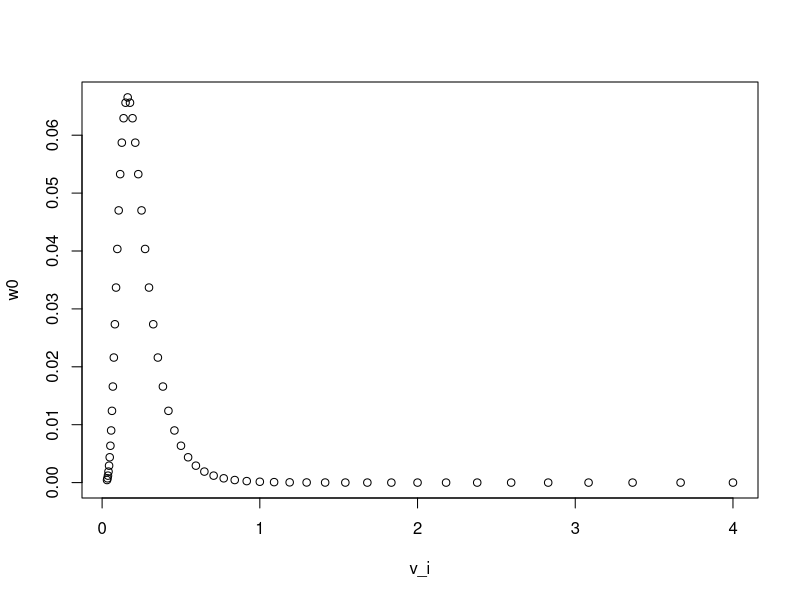

R code for this plot: (Note: this script raises an error after producing the figure.)
## ---- chunk 1
# background cleaning 
rm(list = ls())


library(reshape2)
library(ggplot2)

# bin size 
m <- 57  # 57 size classes 
hours <- 24

#minimum cell volume 
v_min <- 2^(-5)
delta_v <- 0.125 #spacing between size classes 
size_index <- 1:m 
v_i <- v_min * 2^((size_index - 1) * delta_v) #  this vector contains cell volume for actual size classes i = 1,2,3,....,57 .

# True parameters (from Sosik)
gamma_max_true <- 0.20 # max growth fraction 
delta_max_true <- 0.03 # max division fraction 
E_star_true <- 500 # Light intensity 
a_true <- 2 # it controls the size where divisions becomes likely 
b_true <- 2 # ut controls how sharply division increases with cell size 



# Light function - Light level at time t 
# This function helps us create the mock model 

E_t <- function(t) {
  1000 * max(0, sin(2*pi * t / 24))
}

# Growth function - eq 14. sosik 
gamma_t <- function(t, gamma_max, E_star) {
  gamma_max * (1 - exp(-E_t(t) / E_star))
}

# Division function eq 13. sosik
delta_i_t <- function(t, delta_max, a, b) {
  
  if (t < 6) { #t_d = 6 , before hour 6 the probability of division is 0.
    return(rep(0, m))
  }
  
  delta_i <- delta_max * ((a * v_i)^b / (1 + (a * v_i)^b))
  return(delta_i)
}


  # Creating Matrix A(t)

matrix_A <- function(t, gamma_max, delta_max, E_star, a, b) {  # these are some parameters 
  
  A <- matrix(0, nrow = m, ncol = m)

# creating gemma and delta ( growth and division fucntions
  gamma <- gamma_t(t, gamma_max, E_star)
  delta_i <- delta_i_t(t, delta_max, a, b)

  # defining j from sosik eq 10
  j <- 1 + (1 / delta_v)
  
  # Growth - sub diagonal to A corresponding to growth 
  for (i in 1:(m - 1)) {
    A[i + 1, i] <- gamma * (1 - delta_i[i])
  }
  
   A[m, m] <- A[m, m] + gamma * (1 - delta_i[m])
  
  #  First row of A corresponding to Division
  for (i in 2:(j - 1)) {
    A[1, i] <- A[1, i] + 2 * delta_i[i]
  }

# upper diagonal of A corresponding to division 
  for (i in j:m) {
    smaller_class <- i + 1 - j
    A[smaller_class, i] <- A[smaller_class, i] + 2 * delta_i[i]
  }

# element of A corresponding to smallest size class 
  # Stasis
  A[1, 1] <- A[1, 1] + ((1 - gamma) * (1 - delta_i[1])) + 2 * delta_i[1]

#diagonal of A corresponding to stasis 
  for (i in 2:m) {
    A[i, i] <- A[i, i] + (1 - gamma) * (1 - delta_i[i])
  }
 A[m, m] <- A[m, m] + (1 - delta_i[m])
  
  return(A)
}


# Matrix B(t) - hourly projection matrix - 6 A matrices are multiplied together on the left side .
# 1 hour = 6 ten-minute A matrices


matrix_B <- function(t, gamma_max, delta_max, E_star, a, b, dt = 1/6) {
  
  B <- diag(m)        # creates 57X57 identity matrix - we need it because we will do matrix multiplication.                           
  n_steps <- 1 / dt   # sub steps 
  
  for (k in 0:(n_steps - 1)) {            # for k in 0:5, run the code inside the loop 6 times 
    
    time_now <- t + k * dt   # compute current time 
    
    A_k <- matrix_A(   # every loop iteration produces a new matrix 
      t = time_now,
      gamma_max = gamma_max,
      delta_max = delta_max,
      E_star = E_star,
      a = a,
      b = b
    )
    
    B <- A_k %*% B         #B = A_3 %*% A_2 %*% A_1 , initially B = I , B = A_0 %*% I
  }
  
  return(B)  
}


# Initial distribution w(0) - dnorm makes a bell shaped distribution centrered around size class 20, then normalizes it.

w0 <- dnorm(size_index, mean = 20, sd= 6) 
w0 <- w0 / sum(w0)
plot(v_i,w0)  # initial distribution against cell volume 

# true model distribution

W_true <- matrix(0, nrow = hours, ncol = m)   # creates 24x57 matrix , each row is hour and each column is one size class.
W_true[1, ] <- w0 # puts the initial distribution into the first row - row one is hour 0.

for (t in 1:(hours - 1)) {      # this loop takes the model forward one hour at a time.
  
  B_t <- matrix_B(              # builds hourly matrix using true parameter values
    t = t,
    gamma_max = gamma_max_true,
    delta_max = delta_max_true,
    E_star = E_star_true,
    a = a_true,
    b = b_true
  )
  
  W_true[t + 1, ] <- B_t %*% W_true[t, ] #w(t+1) = B(t) w(t)    # projects the distribution by one hour. 
  W_true[t + 1, ] <- W_true[t + 1, ] / sum(W_true[t + 1, ])     # normalizes it 
}

# Generate fake observation data 
set.seed(123)                                                    # random sampling  

N <- 1000000 #create fake observation                            # number of cell sampled at each hour which is 1000000
Counts <- matrix(0, nrow = hours, ncol = m)                      # create a matrix to store the sampled counts.

for (t in 1:hours) {                                             # loops through each hour. 
  Counts[t, ] <- rmultinom(
    n = 1,
    size = N,
    prob = W_true[t, ]
  )
}

# W_obs is the fake observed size distritbution with sampling noise.
W_obs <- Counts / rowSums(Counts) # normalization 

# Model for guessed parameters
#this function takes a guess parameter and produces predicted size distribution over 24 hour. 

guess_model <- function(params,W) {     # params = c(gamma_max, delta_max, E_star, a, b), it's a vector 
  
  gamma_max <- params[1]  # providing positions to each parameters
  delta_max <- params[2]
  E_star <- params[3]
  a <- params[4]
  b <- params[5]
  
  W_pred <- matrix(0, nrow = hours, ncol = m)   # creating and empty matrix to store model predicted distribution 
  W_pred[1, ] <- W[1,]                          # use the first distribution supplied to the function as initial condition 
                                                # This distribution becomes the starting point for all future prediction 
  
  for (t in 1:(hours - 1)) {                    # moving the model forward one hour at a time.
    
    B_t <- matrix_B(                            # one hour transition matrix using the guess parameters.
      t = t,
      gamma_max = gamma_max,
      delta_max = delta_max,
      E_star = E_star,
      a = a,
      b = b
    )

# project the distribution forward by one hour 

    W_pred[t + 1, ] <- B_t %*% W[t, ] #next step distribution # W(t+1) = B(t)w(t)
    W_pred[t + 1, ] <- W_pred[t + 1, ] / sum(W_pred[t + 1, ])
  }
  
  return(W_pred)
}


# Objective function - measures how well a guessed parameter set can reproduce the observed size distribution. 


objective_function <- function(params,W) { # finds out how bad the guess is 
  
  gamma_max <- params[1]  # providing positions for the parameters, basically extracting the parameters
  delta_max <- params[2]
  E_star <- params[3]
  a <- params[4]
  b <- params[5]
  
  if (gamma_max < 0 || gamma_max > 0.5 ||  # providing ranges of values, if the values excceed ranges then it'll return a penalty value
      delta_max < 0 || delta_max > 0.5 ||
      E_star <= 0 ||
      a <= 0 ||
      b <= 0) {
    return(1e10)
  }

# using guess parameters to generate predicted distribution

  W_pred <- guess_model(params, W)
  error <- sum((W - W_pred)^2) # observed and predicted distributions.
  
  return(error)
}

# Fit parameters 


initial_guess <- c(0.20, 0.03, 500, 2, 2)

fit <- optim(                                             # objective function as small as possible 
  par = initial_guess,
  fn = objective_function,
  W = W_obs,
  method = "L-BFGS-B",                                    #allows lower and upper bounds.
  lower = c(0, 0, 100, 0.1, 0.1),
  upper = c(0.5, 0.15, 5000, 30, 10)
)

estimated_params <- fit$par #saves the best parameters found by optim.



results <- data.frame(
  Parameter = c("gamma_max", "delta_max", "E_star", "a", "b"),
  True = c(gamma_max_true, delta_max_true, E_star_true, a_true, b_true),
  Estimated = estimated_params
)

print(results) 

# Heatmap function

plot_heatmap <- function(W, title_name) {
  
  df <- melt(W)
  colnames(df) <- c("Hour", "SizeClass", "Proportion")
  
  df$Hour <- df$Hour - 1
  df$CellVolume <- v_i[df$SizeClass]
  
  ggplot(df, aes(x = CellVolume, y = Hour, fill = Proportion)) +
    geom_tile() +
    scale_x_log10() +
    scale_fill_gradientn(colors = c("blue", "cyan", "yellow", "red")) +
    labs(
      title = title_name,
      x = expression("Cell volume ("*mu*m^3*")"),
      y = "Hour after dawn",
      fill = "Proportion"
    ) +
    theme_minimal()
}


# Plot


W_fit <- guess_model(estimated_params, W = W_obs7)

p_true <- plot_heatmap(W_true, "True Model Distribution")
p_obs  <- plot_heatmap(W_obs, "Fake Observed Distribution")
p_fit  <- plot_heatmap(W_fit, "Fitted Model Distribution")

print(p_true)
print(p_obs)
print(p_fit)
## ---- chunk 2
#| echo: false
2 * 2
